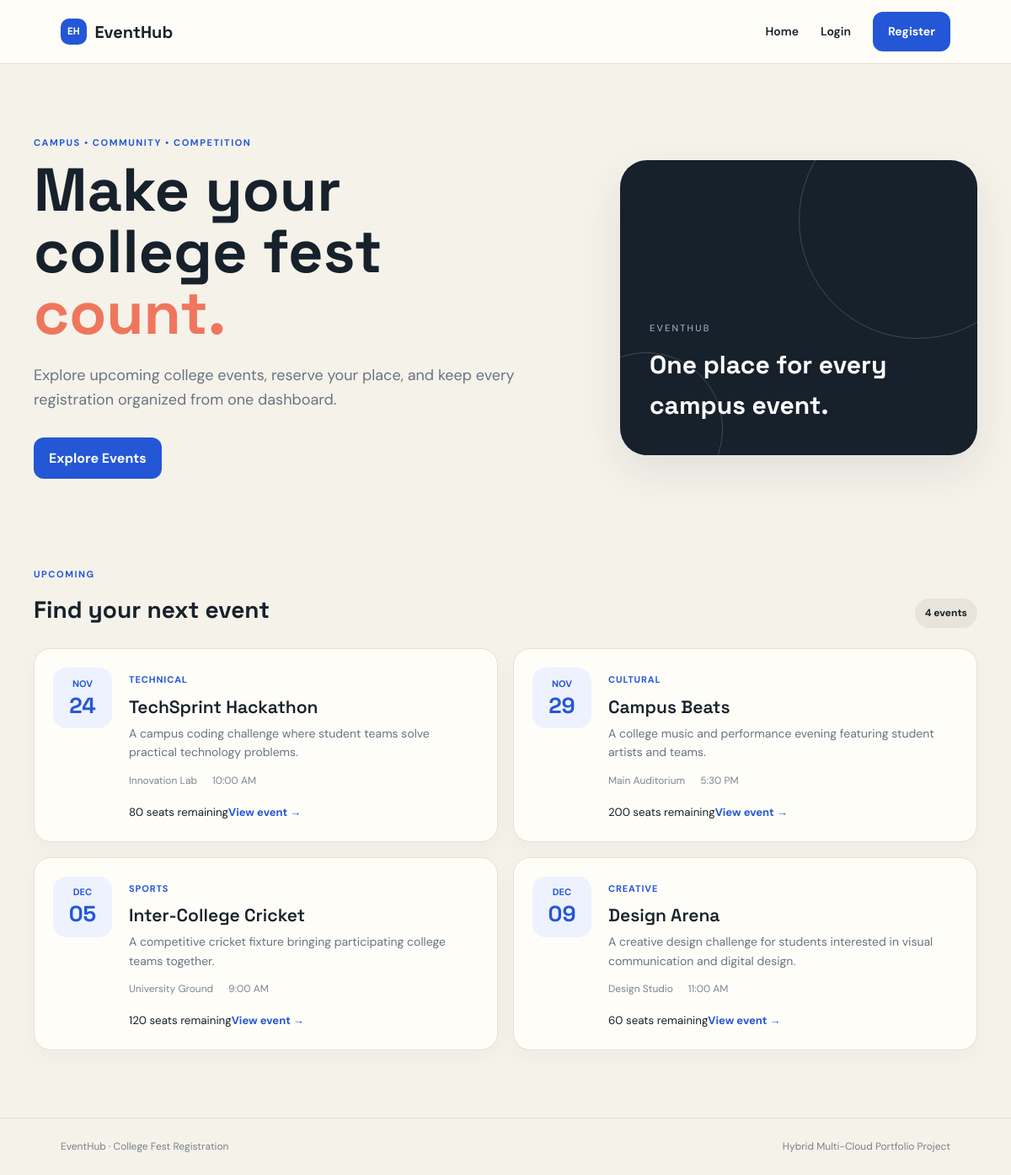
The page / on the database its author committed.
### tables this page shows
CREATE TABLE IF NOT EXISTS events (
 id INT UNSIGNED AUTO_INCREMENT PRIMARY KEY,
 title VARCHAR(150) NOT NULL,
 category VARCHAR(80) NOT NULL,
 description TEXT NOT NULL,
 event_date DATE NOT NULL,
 event_time TIME NOT NULL,
 venue VARCHAR(150) NOT NULL,
 capacity INT UNSIGNED NOT NULL DEFAULT 100,
 created_at TIMESTAMP NOT NULL DEFAULT CURRENT_TIMESTAMP,
 INDEX idx_events_schedule(event_date,event_time)
);

### includes/functions.php (called while the page is built, shortened)
<?php
function h(mixed $value): string { return htmlspecialchars((string)$value, ENT_QUOTES | ENT_SUBSTITUTE, 'UTF-8'); }

### index.php (the view)
<?php
require_once 'config.php'; $page_title='College Fest Events';
$result=$conn->query("SELECT e.*, (SELECT COUNT(*) FROM registrations r WHERE r.event_id=e.id AND r.status='confirmed') AS registered FROM events e WHERE e.event_date >= CURDATE() ORDER BY e.event_date,e.event_time");
include 'includes/header.php'; ?>
<main><section class="hero"><div><p class="eyebrow">CAMPUS • COMMUNITY • COMPETITION</p><h1>Make your college fest <em>count.</em></h1><p class="hero-copy">Explore upcoming college events, reserve your place, and keep every registration organized from one dashboard.</p><a class="primary-btn" href="#events">Explore Events</a></div><div class="hero-card"><div class="hero-orbit"></div><span>EVENTHUB</span><strong>One place for every campus event.</strong></div></section>
<section class="section" id="events"><div class="section-heading"><div><p class="eyebrow">UPCOMING</p><h2>Find your next event</h2></div><span class="count-pill"><?= $result->num_rows ?> events</span></div><div class="event-grid">
<?php while($event=$result->fetch_assoc()): $remaining=max(0,(int)$event['capacity']-(int)$event['registered']); ?><article class="event-card"><div class="event-date"><span><?= h(date('M',strtotime($event['event_date']))) ?></span><strong><?= h(date('d',strtotime($event['event_date']))) ?></strong></div><div class="event-content"><span class="category"><?= h($event['category']) ?></span><h3><?= h($event['title']) ?></h3><p><?= h($event['description']) ?></p><div class="event-meta"><span><?= h($event['venue']) ?></span><span><?= h(date('g:i A',strtotime($event['event_time']))) ?></span></div><small><?= $remaining ?> seats remaining</small><a class="text-link" href="event.php?id=<?= (int)$event['id'] ?>">View event →</a></div></article><?php endwhile; ?>
</div><?php if($result->num_rows===0): ?><div class="empty">There are no upcoming events at the moment.</div><?php endif; ?></section></main><?php include 'includes/footer.php'; ?>

### includes/header.php (shortened to what this page needs)
<?php if (!isset($page_title)) $page_title = 'Event Management System'; $asset_prefix = $asset_prefix ?? ''; ?>
<!DOCTYPE html><html lang="en"><head><link rel="stylesheet" href="<?= h($asset_prefix) ?>assets/css/style.css"></head><body>
<header class="topbar"><a class="brand" href="<?= h($asset_prefix) ?>index.php"><span>EH</span> EventHub</a><nav>
<a href="<?= h($asset_prefix) ?>index.php">Home</a>
<?php if (!empty($_SESSION['user_id']) && ($_SESSION['role'] ?? '') === 'user'): ?>
<a href="<?= h($asset_prefix) ?>dashboard.php">Dashboard</a><a href="<?= h($asset_prefix) ?>my_registrations.php">My Events</a>
<form class="nav-inline" method="post" action="<?= h($asset_prefix) ?>logout.php"><?= csrf_field() ?><button class="nav-button" type="submit">Logout</button></form>
<?php elseif (!empty($_SESSION['user_id']) && ($_SESSION['role'] ?? '') === 'admin'): ?>
<a class="nav-button" href="<?= h($asset_prefix) ?>admin/dashboard.php">Admin Panel</a><form class="nav-inline" method="post" action="<?= h($asset_prefix) ?>logout.php"><?= csrf_field() ?><button class="nav-button" type="submit">Logout</button></form>
<?php else: ?><a href="<?= h($asset_prefix) ?>login.php">Login</a><a class="nav-button" href="<?= h($asset_prefix) ?>register.php">Register</a><?php endif; ?>
</nav></header>

### includes/footer.php
<footer class="site-footer"><div>EventHub · College Fest Registration</div><div>Hybrid Multi-Cloud Portfolio Project</div></footer><script src="<?= h($asset_prefix ?? '') ?>assets/js/app.js"></script></body></html>

### assets/css/style.css (style rules this page uses)
:root { --ink:#17212b;--muted:#687482;--cream:#f5f2ea;--paper:#fffdf8;--blue:#2457d6;--blue2:#12378f;--coral:#ef765c;--line:#e6e1d7;--shadow:0 18px 50px rgba(23,33,43,.09) }
* { box-sizing:border-box }
body { margin:0;background:var(--cream);color:var(--ink);font-family:'DM Sans',sans-serif;line-height:1.6 }
a { color:inherit;text-decoration:none }
.topbar { height:76px;background:rgba(255,253,248,.94);border-bottom:1px solid var(--line);display:flex;align-items:center;justify-content:space-between;padding:0 6vw;position:sticky;top:0;z-index:10;backdrop-filter:blur(12px) }
.brand { font-family:'Space Grotesk';font-weight:700;font-size:20px;display:flex;align-items:center;gap:10px }
.brand span { background:var(--blue);color:white;border-radius:10px;padding:6px 8px;font-size:12px }
nav { display:flex;align-items:center;gap:26px;font-size:14px;font-weight:600 }
.nav-button,.primary-btn { background:var(--blue);color:#fff;border:0;border-radius:12px;padding:12px 18px;font-weight:700;display:inline-block;cursor:pointer;transition:.2s }
main { min-height:calc(100vh - 140px) }
.hero { max-width:1180px;margin:auto;padding:85px 30px 65px;display:grid;grid-template-columns:1.2fr .8fr;gap:60px;align-items:center }
.eyebrow { letter-spacing:.14em;font-size:11px;font-weight:700;color:var(--blue);margin:0 0 10px }
.hero h1,.form-page h1,.auth-card h1,.welcome h1,.detail-card h1 { font-family:'Space Grotesk';font-size:clamp(42px,6vw,72px);line-height:1.02;margin:0 0 22px }
.hero h1 em { color:var(--coral);font-style:normal }
.hero-copy { font-size:18px;color:var(--muted);max-width:600px;margin-bottom:30px }
.hero-card { min-height:350px;background:var(--ink);border-radius:32px;color:#fff;padding:35px;display:flex;flex-direction:column;justify-content:flex-end;position:relative;overflow:hidden;box-shadow:var(--shadow) }
.hero-card:before,.hero-card:after { content:"";position:absolute;border:1px solid rgba(255,255,255,.18);border-radius:50% }
.hero-card:before { width:280px;height:280px;right:-70px;top:-70px }
.hero-card:after { width:180px;height:180px;left:-60px;bottom:-60px }
.hero-card span { font-size:11px;letter-spacing:.2em;color:#aebbd9 }
.hero-card strong { font-family:'Space Grotesk';font-size:30px;max-width:330px;margin-top:10px }
.section,.page-shell { max-width:1180px;margin:auto;padding:40px 30px 80px }
.section-heading { display:flex;justify-content:space-between;align-items:end;margin-bottom:24px }
.section-heading h2,.table-card h2,.register-panel h2 { font-family:'Space Grotesk';font-size:28px;margin:0 }
.count-pill { background:#e8e4da;padding:8px 12px;border-radius:30px;font-size:12px;font-weight:700 }
.event-grid { display:grid;grid-template-columns:repeat(2,1fr);gap:18px }
.event-card { background:var(--paper);border:1px solid var(--line);border-radius:20px;padding:22px;display:grid;grid-template-columns:70px 1fr;gap:20px;box-shadow:0 8px 25px rgba(23,33,43,.03) }
.event-date { background:#eef2ff;border-radius:16px;height:72px;display:flex;flex-direction:column;align-items:center;justify-content:center;color:var(--blue) }
.event-date span { font-size:11px;font-weight:700;text-transform:uppercase }
.event-date strong { font:700 26px 'Space Grotesk' }
.event-content h3 { font:600 21px 'Space Grotesk';margin:7px 0 }
.event-content p { color:var(--muted);font-size:14px;margin:0 0 13px }
.category { display:inline-block;color:var(--blue);font-size:11px;font-weight:700;letter-spacing:.08em;text-transform:uppercase }
.event-meta { display:flex;gap:18px;color:#7b858f;font-size:12px;margin-bottom:14px }
.text-link { color:var(--blue);font-weight:700;font-size:13px }
.site-footer { border-top:1px solid var(--line);padding:24px 6vw;display:flex;justify-content:space-between;color:#78818b;font-size:12px }

### rows shown on the page
events: event_date "NOV", event_date "24", category "TECHNICAL", title "TechSprint Hackathon", description "A campus coding challenge where student teams solve practical technology problems.", venue "Innovation Lab", event_time "10:00 AM", capacity "80"
events: event_date "NOV", event_date "29", category "CULTURAL", title "Campus Beats", description "A college music and performance evening featuring student artists and teams.", venue "Main Auditorium", event_time "5:30 PM", capacity "200"
events: event_date "DEC", event_date "05", category "SPORTS", title "Inter-College Cricket", description "A competitive cricket fixture bringing participating college teams together.", venue "University Ground", event_time "9:00 AM", capacity "120"
events: event_date "DEC", event_date "09", category "CREATIVE", title "Design Arena", description "A creative design challenge for students interested in visual communication and digital design.", venue "Design Studio", event_time "11:00 AM", capacity "60"

### other values the page prints
$result->num_rows "4"
